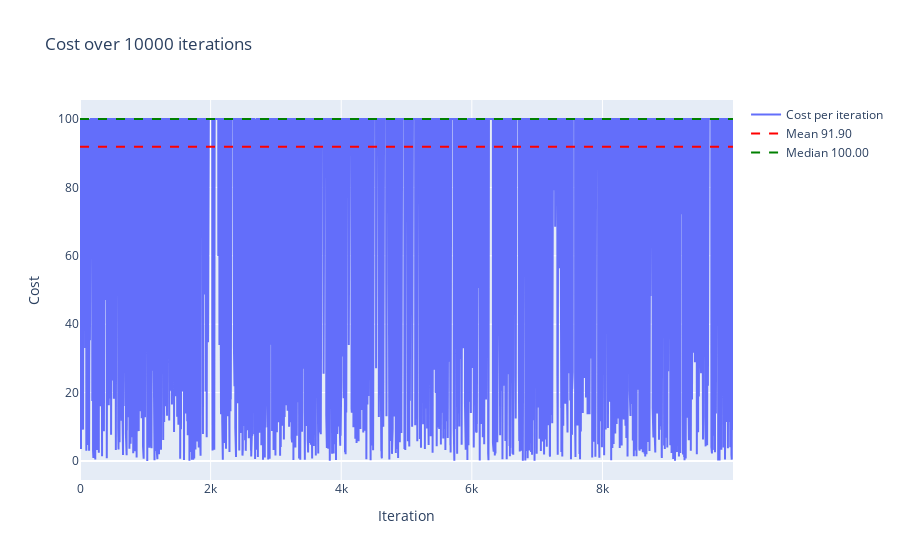
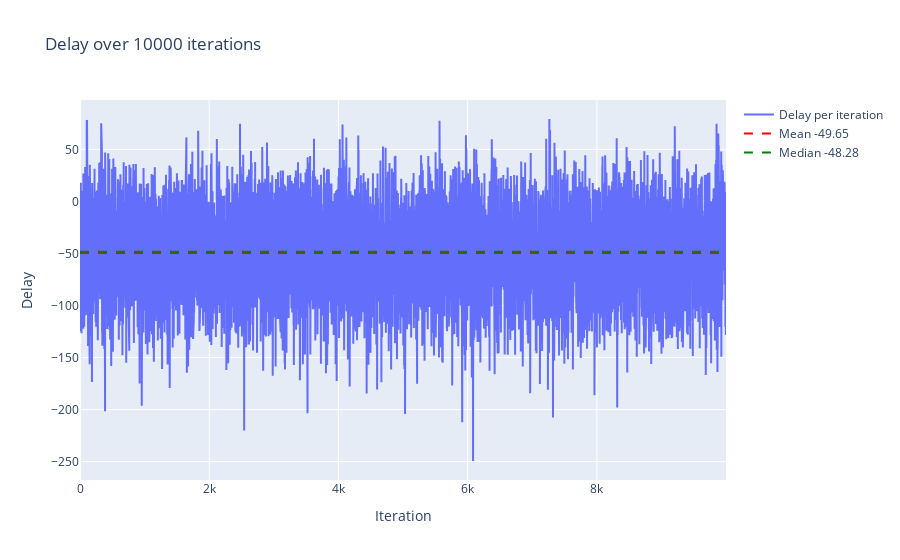

Source (notebook cell) for these figures, in order:
### Code cell
gamma_shape = 4
gamma_scale = 2
N = 40
late_penalty = 100
waiting_charge = 1
costs = []
delays = []
for _ in range(10000):
    intervals = np.random.gamma(shape=4, scale=2, size=N+n)
    first_n = intervals[:n]
    dic = {'N': [N], 'late_penality': [late_penalty], 'waiting_charge': [waiting_charge]}
    for i in range(1, n + 1):
        dic[f'a{i}'] = [first_n[i - 1]]
    predicted_time = model.predict(pd.DataFrame(dic))[0] - 10
    actual_time = methods.cal_actual_time(n=n, intervals=intervals)
    cost = methods.cal_cost(c=late_penalty, h=waiting_charge, actual_time=actual_time, predicted_time=predicted_time)
    costs.append(cost)
    delays.append(actual_time - predicted_time)
methods.plot_plotly(data=costs, data_label='Cost')
methods.plot_plotly(data=delays, data_label='Delay')

### Figure 1 — Plotly figure (JSON) as saved in the notebook; plotly's stock layout.template omitted (floating-point values rounded to 4 significant figures; data arrays with more than 128 entries replaced by an {"elided": "..."} marker saying what was removed)
{"data": [{"mode": "lines", "name": "Cost per iteration", "type": "scatter", "y": {"elided": "10000 float values"}}, {"line": {"color": "red", "dash": "dash"}, "mode": "lines", "name": "Mean 91.90", "type": "scatter", "x": [0, 9999], "y": [91.9, 91.9]}, {"line": {"color": "green", "dash": "dash"}, "mode": "lines", "name": "Median 100.00", "type": "scatter", "x": [0, 9999], "y": [100, 100]}], "layout": {"title": {"text": "Cost over 10000 iterations"}, "xaxis": {"title": {"text": "Iteration"}}, "yaxis": {"title": {"text": "Cost"}}}}

### Figure 2 — Plotly figure (JSON) as saved in the notebook; plotly's stock layout.template omitted (floating-point values rounded to 4 significant figures; data arrays with more than 128 entries replaced by an {"elided": "..."} marker saying what was removed)
{"data": [{"mode": "lines", "name": "Delay per iteration", "type": "scatter", "y": {"elided": "10000 float values"}}, {"line": {"color": "red", "dash": "dash"}, "mode": "lines", "name": "Mean -49.65", "type": "scatter", "x": [0, 9999], "y": [-49.65, -49.65]}, {"line": {"color": "green", "dash": "dash"}, "mode": "lines", "name": "Median -48.28", "type": "scatter", "x": [0, 9999], "y": [-48.28, -48.28]}], "layout": {"title": {"text": "Delay over 10000 iterations"}, "xaxis": {"title": {"text": "Iteration"}}, "yaxis": {"title": {"text": "Delay"}}}}
